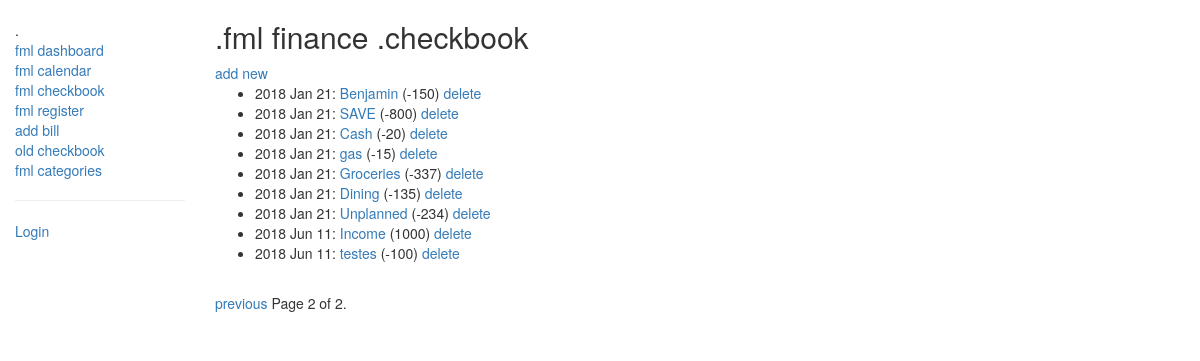
/checkbook/checks/?page=2, run on an earlier commit of the app's database.
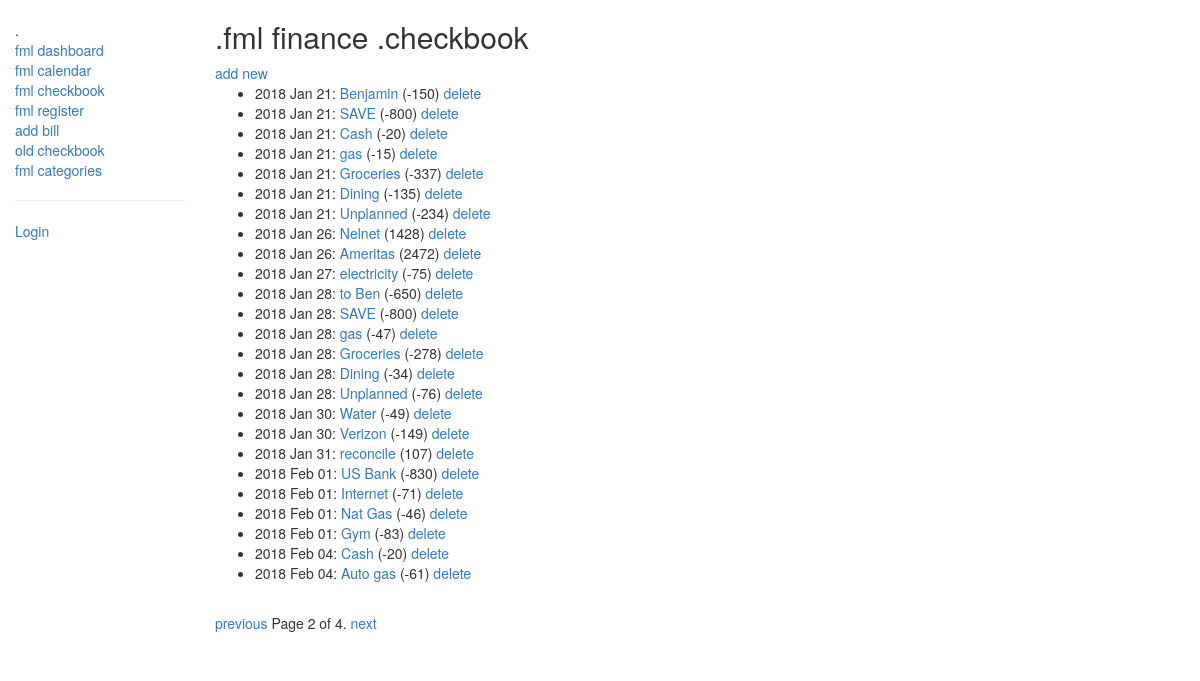
And on a later commit of the database.
### checkbook/models.py (models this page shows, shortened)
class Check(models.Model):
    check_type = (('CR', 'credit'),('DR', 'debit'),('SV', 'savings'),('DT', 'debt reduction'),)
    dater = models.DateField(help_text=' .the date of the transaction')
    type = models.CharField(max_length=2, choices=check_type, help_text=' .credit or debit')
    category = models.ForeignKey('Category', on_delete=models.SET_NULL, null=True)
    name = models.CharField(max_length=100, help_text=' .description')
    amount = models.IntegerField(default=0, help_text=' .amount')
    cleared = models.BooleanField(help_text=' .cleared with the bank?')
    created = models.DateTimeField(auto_now_add=True)
    class Meta:
        ordering = ["dater"]
    def get_absolute_url(self):
        return reverse('check-detail', kwargs={'pk': self.pk})

### checkbook/views.py (the view)
# urls.py: path('checks/', views.CheckListView.as_view(), name='check-list'),
class CheckListView(generic.ListView):
    model = Check
    paginate_by = 25

### checkbook/templates/checkbook/check_list.html
{% extends "base_generic.html" %}
{% block content %}
    <h2>.fml finance .checkbook</h2>
    <a href="{% url 'check-add' %}">add new</a>
    {% if check_list %}
    <ul>
      {% for check in check_list %}
      <li>
        {{ check.dater|date:'Y M d' }}:
        <a href="{{ check.get_absolute_url }}"> {{ check.name }}</a> ({{check.amount}})
        <a href="{% url 'check-delete' check.id %}">delete</a>
      </li>
      {% endfor %}
    </ul>
    {% else %}
      <p>There are no checks in the checkbook.</p>
    {% endif %}
{% endblock %}

What changed in the data, as far as the page shows it:
removed Check: dater "2018 Jun 11", name "Income", amount "1000"
removed Check: dater "2018 Jun 11", name "testes", amount "-100"
added Check: dater "2018 Jan 26", name "Nelnet", amount "1428"
added Check: dater "2018 Jan 26", name "Ameritas", amount "2472"
added Check: dater "2018 Jan 27", name "electricity", amount "-75"
added Check: dater "2018 Jan 28", name "to Ben", amount "-650"
added Check: dater "2018 Jan 28", name "SAVE", amount "-800"
added Check: dater "2018 Jan 28", name "gas", amount "-47"
added Check: dater "2018 Jan 28", name "Groceries", amount "-278"
added Check: dater "2018 Jan 28", name "Dining", amount "-34"
added Check: dater "2018 Jan 28", name "Unplanned", amount "-76"
added Check: dater "2018 Jan 30", name "Water", amount "-49"
added Check: dater "2018 Jan 30", name "Verizon", amount "-149"
added Check: dater "2018 Jan 31", name "reconcile", amount "107"
added Check: dater "2018 Feb 01", name "US Bank", amount "-830"
added Check: dater "2018 Feb 01", name "Internet", amount "-71"
added Check: dater "2018 Feb 01", name "Nat Gas", amount "-46"
added Check: dater "2018 Feb 01", name "Gym", amount "-83"
added Check: dater "2018 Feb 04", name "Cash", amount "-20"
added Check: dater "2018 Feb 04", name "Auto gas", amount "-61"
Also different on the page:
{{ page_obj.paginator.num_pages }}: "2" → "4"
text now shown: "next"
